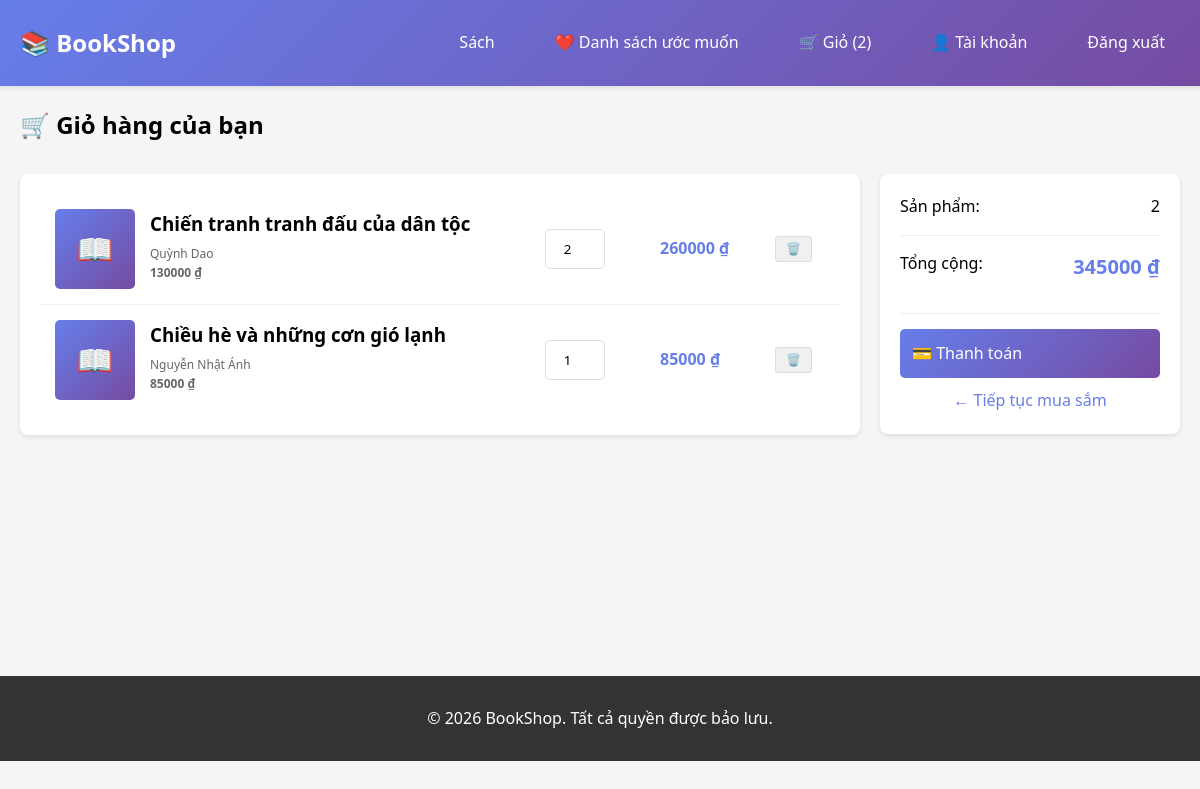
/cart/ (signed in), run on an earlier commit of the app's database.
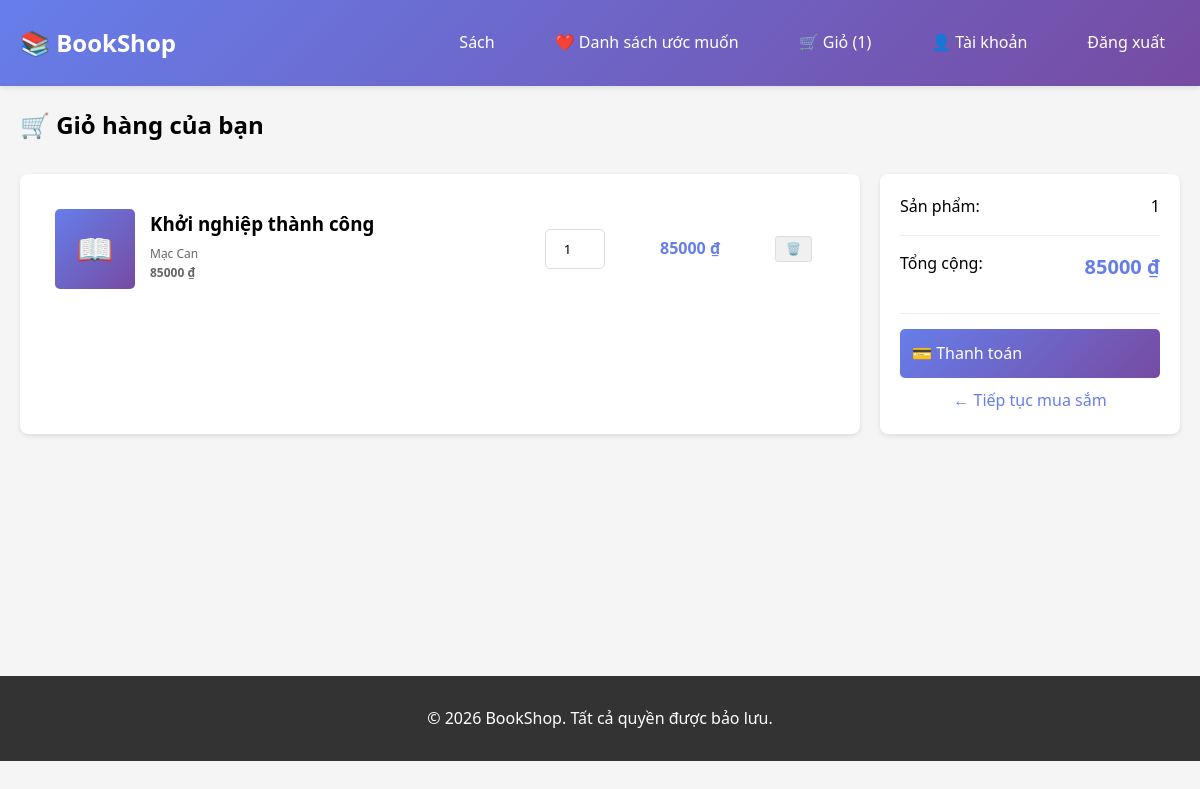
And on a later commit of the database.
### core/models/cart_item.py (models this page shows, shortened)
class CartItem(models.Model):
    id = models.AutoField(primary_key=True)
    cart = models.ForeignKey(Cart, on_delete=models.CASCADE, related_name='items')
    book = models.ForeignKey(Book, on_delete=models.CASCADE)
    quantity = models.IntegerField(validators=[MinValueValidator(1)])
    added_at = models.DateTimeField(auto_now_add=True)
    class Meta:
        app_label = 'core'
        db_table = 'core_cart_item'
        unique_together = ('cart', 'book')

### core/models/book.py (models this page shows, shortened)
class Book(models.Model):
    id = models.AutoField(primary_key=True)
    title = models.CharField(max_length=255)
    author = models.ForeignKey('Author', on_delete=models.SET_NULL, null=True, blank=True)
    publisher = models.ForeignKey('Publisher', on_delete=models.SET_NULL, null=True, blank=True)
    category = models.ForeignKey('Category', on_delete=models.SET_NULL, null=True, blank=True, related_name='books')
    translator = models.ForeignKey('Translator', on_delete=models.SET_NULL, null=True, blank=True)
    price = models.DecimalField(max_digits=10, decimal_places=2)
    stock = models.IntegerField(default=0)
    description = models.TextField(blank=True, null=True)
    language = models.CharField(max_length=50, default='en')
    isbn = models.CharField(max_length=20, unique=True, blank=True, null=True)
    publication_date = models.DateField(blank=True, null=True)
    created_at = models.DateTimeField(auto_now_add=True)
    updated_at = models.DateTimeField(auto_now=True)
    class Meta:
        app_label = 'core'
        db_table = 'core_book'

### core/models/author.py (models this page shows, shortened)
class Author(models.Model):
    id = models.AutoField(primary_key=True)
    name = models.CharField(max_length=255)
    bio = models.TextField(blank=True, null=True)
    address = models.CharField(max_length=255, blank=True, null=True)
    phone = models.CharField(max_length=20, blank=True, null=True)
    email = models.EmailField(blank=True, null=True)
    date_joined = models.DateTimeField(auto_now_add=True)
    class Meta:
        app_label = 'core'
        db_table = 'core_author'

### core/views.py (the view)
# urls.py: path('cart/', views.cart_view, name='cart_view'),
def cart_view(request):
    if 'customer_id' not in request.session:
        return redirect('core:login')
    try:
        customer = Customer.objects.get(id=request.session['customer_id'])
        try:
            cart = Cart.objects.get(customer=customer)
            if not cart.is_active:
                CartItem.objects.filter(cart=cart).delete()
                cart.is_active = True
                cart.save()
        except Cart.DoesNotExist:
            cart = Cart.objects.create(customer=customer, is_active=True)
        cart_items = CartItem.objects.filter(cart=cart).select_related('book')
        total_price = sum(item.book.price * item.quantity for item in cart_items)
        context = get_context(request)
        context.update({
            'cart': cart,
            'cart_items': cart_items,
            'total_price': total_price,
        })
        return render(request, 'core/cart.html', context)
    except Customer.DoesNotExist:
        return redirect('core:login')

### core/views.py (called while the page is built)
def get_context(request):
    context = {'is_logged_in': 'customer_id' in request.session}
    if 'customer_id' in request.session:
        try:
            customer = Customer.objects.get(id=request.session['customer_id'])
            context['customer'] = customer
            context['cart_count'] = CartItem.objects.filter(
                cart__customer=customer,
                cart__is_active=True
            ).count()
        except Customer.DoesNotExist:
            del request.session['customer_id']
    return context

### core/templates/core/cart.html (shortened to what this page needs)
{% extends "core/base.html" %}
{% block content %}
<h2 style="margin-bottom: 30px;">🛒 Giỏ hàng của bạn</h2>
{% if cart_items %}
    <div class="cart-container">
        <div class="cart-items">
            {% for item in cart_items %}
                <div class="cart-item">
                    <div class="item-info">
                        <div class="item-image">📖</div>
                        <div class="item-details">
                            <h3>{{ item.book.title }}</h3>
                            <p>{{ item.book.author.name }}</p>
                            <p class="item-price">{{ item.book.price|floatformat:0 }} ₫</p>
                        </div>
                    </div>
                    <div class="item-quantity">
                        <form method="POST" action="{% url 'core:update_cart_item' item.id %}">
                            <input type="number" name="quantity" value="{{ item.quantity }}" min="1">
                        </form>
                    </div>
                    <div class="item-price">
                        {% widthratio item.book.price 1 item.quantity %} ₫
                    </div>
                    <div class="item-actions">
                        <form method="POST" action="{% url 'core:remove_from_cart' item.id %}" style="display:inline;">
                            <button type="submit">🗑️</button>
                        </form>
                    </div>
                </div>
            {% endfor %}
        </div>
        <div class="cart-summary">
            <div class="summary-row">
                <span>Sản phẩm:</span>
                <span>{{ cart_items|length }}</span>
            </div>
            <div class="summary-row">
                <span>Tổng cộng:</span>
                <span class="summary-total">{{ total_price|floatformat:0 }} ₫</span>
            </div>
            <a href="{% url 'core:checkout' %}" class="btn checkout-btn">💳 Thanh toán</a>
            <a href="{% url 'core:book_list' %}" class="continue-shopping">← Tiếp tục mua sắm</a>
        </div>
    </div>
{% else %}
    <div class="empty-cart">
        <h3>Giỏ hàng trống</h3>
        <p style="color: #666; margin: 20px 0;">Bạn chưa thêm sản phẩm nào vào giỏ hàng.</p>
        <a href="{% url 'core:book_list' %}" class="btn">← Quay lại mua sắm</a>
    </div>
{% endif %}
{% endblock %}

### core/templates/core/base.html (shortened to what this page needs)
<!DOCTYPE html>
<html lang="vi">
<head>
</head>
<body>
    <header>
        <div class="header-container">
            <a href="{% url 'core:book_list' %}" class="logo">📚 BookShop</a>
            <nav>
                <a href="{% url 'core:book_list' %}">Sách</a>
                {% if is_logged_in %}
                    <a href="{% url 'core:wishlist_view' %}">❤️ Danh sách ước muốn</a>
                    <a href="{% url 'core:cart_view' %}">🛒 Giỏ ({{ cart_count }})</a>
                    <a href="{% url 'core:account_view' %}">👤 Tài khoản</a>
                    <a href="{% url 'core:logout' %}">Đăng xuất</a>
                {% else %}
                    <a href="{% url 'core:login' %}">Đăng nhập</a>
                    <a href="{% url 'core:register' %}">Đăng ký</a>
                {% endif %}
            </nav>
        </div>
    </header>
    <div class="container">
        <div class="content">
            {% block content %}{% endblock %}
        </div>
    </div>
    <footer>
        <p>&copy; 2026 BookShop. Tất cả quyền được bảo lưu.</p>
    </footer>
</body>
</html>

### core/templates/core/base.html (style rules this page uses)
* { margin: 0; padding: 0; box-sizing: border-box; }
body { font-family: 'Segoe UI', Tahoma, Geneva, Verdana, sans-serif; background-color: #f5f5f5; line-height: 1.6; }
header { background: linear-gradient(135deg, #667eea 0%, #764ba2 100%); color: white; padding: 20px 0; box-shadow: 0 2px 5px rgba(0,0,0,0.1); position: sticky; top: 0; z-index: 100; }
.header-container { max-width: 1200px; margin: 0 auto; padding: 0 20px; display: flex; justify-content: space-between; align-items: center; }
.logo { font-size: 24px; font-weight: bold; text-decoration: none; color: white; }
nav { display: flex; gap: 30px; align-items: center; }
nav a { color: white; text-decoration: none; padding: 10px 15px; border-radius: 5px; transition: background 0.3s; }
.container { max-width: 1200px; margin: 0 auto; padding: 20px; }
.content { min-height: 500px; }
footer { background-color: #333; color: white; text-align: center; padding: 30px 20px; margin-top: 50px; }
button, .btn { background: linear-gradient(135deg, #667eea 0%, #764ba2 100%); color: white; border: none; padding: 10px 20px; border-radius: 5px; cursor: pointer; text-decoration: none; display: inline-block; transition: transform 0.2s, box-shadow 0.2s; }
input[type="text"], input[type="email"], input[type="password"], input[type="number"], select, textarea { width: 100%; padding: 10px; margin: 10px 0; border: 1px solid #ddd; border-radius: 5px; font-family: inherit; }

### core/templates/core/cart.html (style rules this page uses)
.cart-container { display: grid; grid-template-columns: 1fr 300px; gap: 20px; }
.cart-items { background: white; border-radius: 8px; padding: 20px; box-shadow: 0 2px 5px rgba(0,0,0,0.1); }
.cart-item { display: grid; grid-template-columns: 1fr 100px 100px 50px; gap: 15px; padding: 15px; border-bottom: 1px solid #eee; align-items: center; }
.cart-item:last-child { border-bottom: none; }
.item-info { display: flex; gap: 15px; }
.item-image { width: 80px; height: 80px; background: linear-gradient(135deg, #667eea 0%, #764ba2 100%); border-radius: 5px; display: flex; align-items: center; justify-content: center; color: white; font-size: 30px; }
.item-details h3 { margin-bottom: 5px; }
.item-details p { color: #666; font-size: 12px; }
.item-price { font-weight: bold; color: #667eea; }
.item-quantity input { width: 60px; text-align: center; }
.item-actions { display: flex; gap: 5px; }
.item-actions form { display: inline; }
.item-actions button { padding: 5px 10px; font-size: 12px; background: #f0f0f0; color: #333; border: 1px solid #ddd; border-radius: 3px; cursor: pointer; }
.cart-summary { background: white; border-radius: 8px; padding: 20px; box-shadow: 0 2px 5px rgba(0,0,0,0.1); height: fit-content; }
.summary-row { display: flex; justify-content: space-between; margin-bottom: 15px; padding-bottom: 15px; border-bottom: 1px solid #eee; }
.summary-total { font-size: 20px; font-weight: bold; color: #667eea; text-align: center; margin-bottom: 15px; }
.checkout-btn { width: 100%; padding: 12px; font-size: 16px; }
.continue-shopping { display: block; text-align: center; margin-top: 10px; color: #667eea; text-decoration: none; }

What changed in the data, as far as the page shows it:
removed CartItem: book "Chiến tranh tranh đấu của dân tộc", book.author.name "Quỳnh Dao", book.price "130000", quantity "2", book+quantity "260000"
removed CartItem: book "Chiều hè và những cơn gió lạnh", book.author.name "Nguyễn Nhật Ánh", book.price "85000", quantity "1", book+quantity "85000"
added CartItem: book "Khởi nghiệp thành công", book.author.name "Mạc Can", book.price "85000", quantity "1", book+quantity "85000"
Also different on the page:
{{ cart_count }}: "2" → "1"
{{ cart_items|length }}: "2" → "1"
{{ total_price|floatformat:0 }}: "345000" → "85000"
